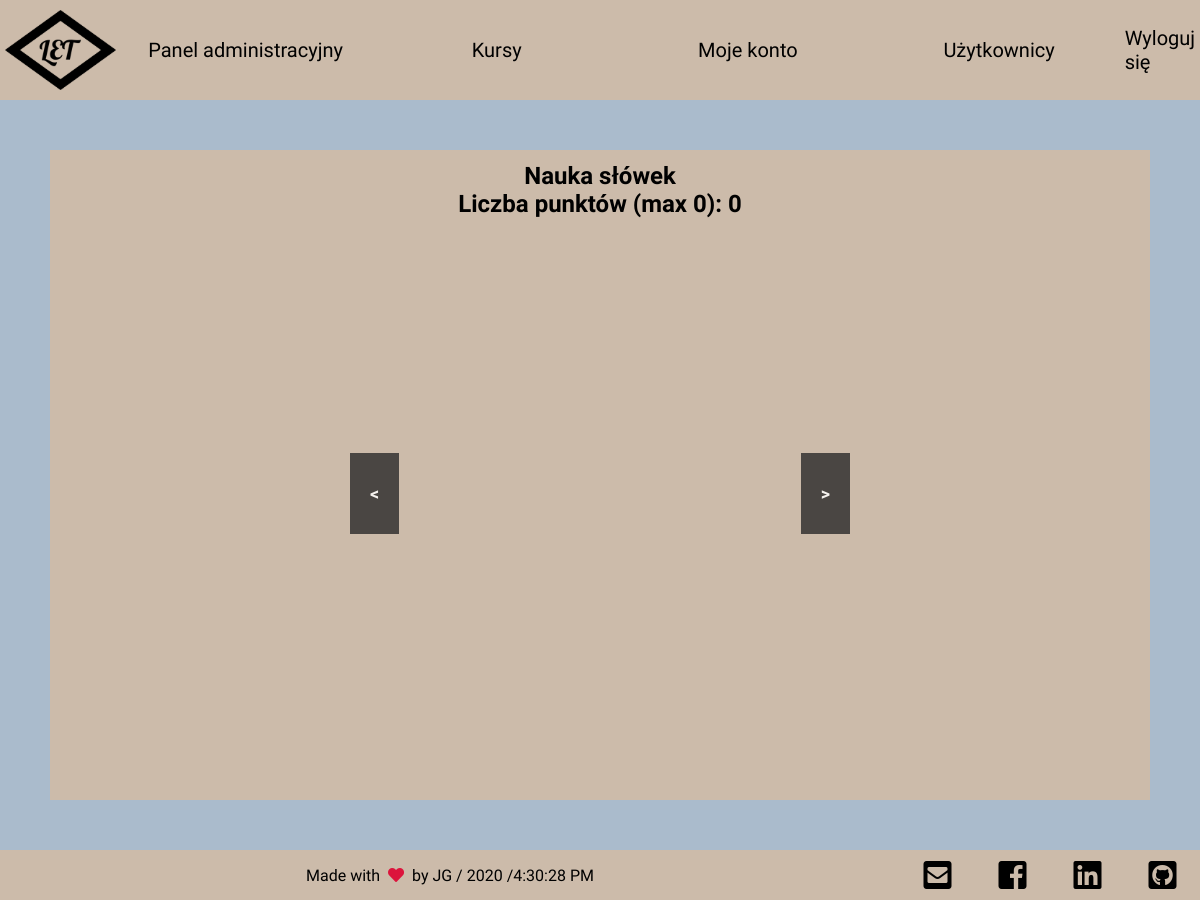
The app's page /pol-to-eng.php (signed in), older data.
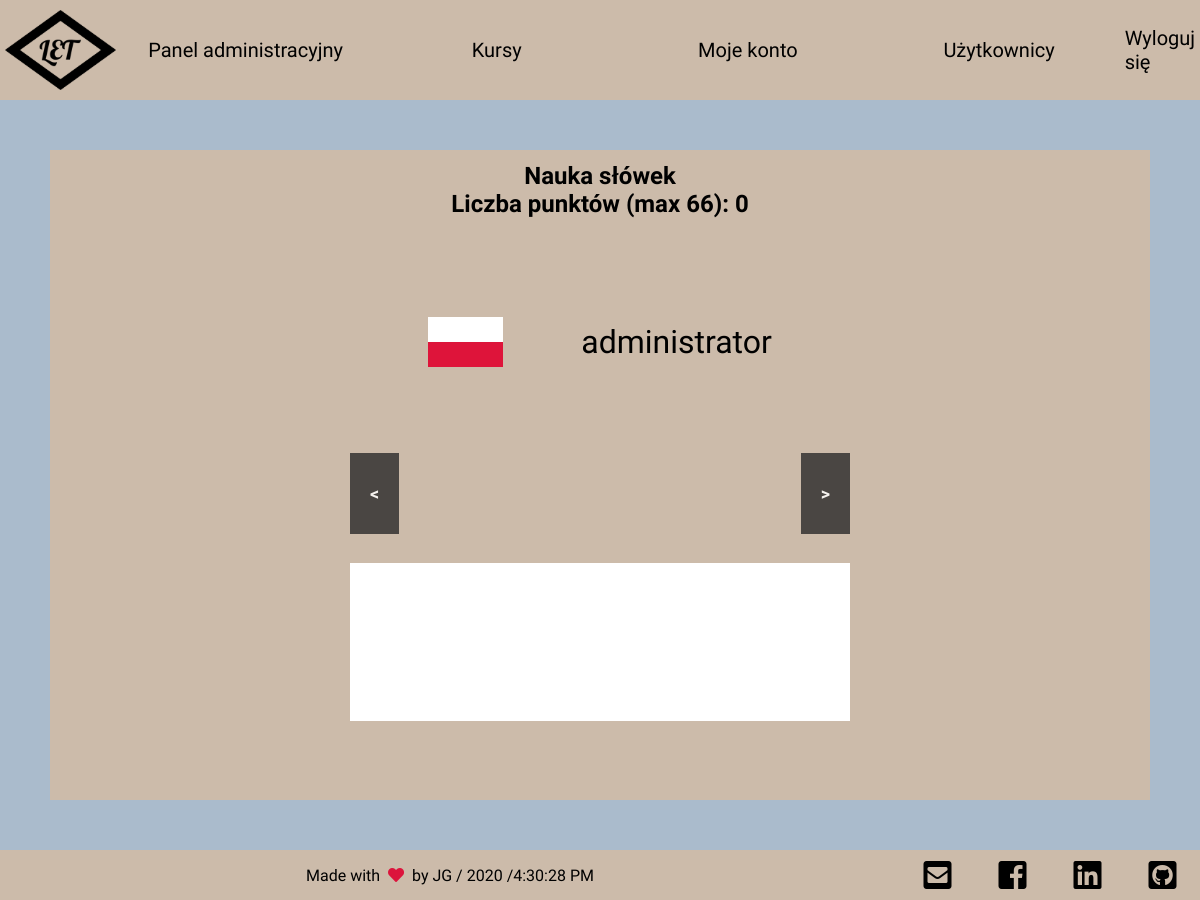
The same page, newer data.
### tables this page shows
CREATE TABLE `words` (
  `words_id` smallint(5) UNSIGNED NOT NULL,
  `polish` varchar(50) NOT NULL,
  `english` varchar(50) NOT NULL
);

### pol-to-eng.php (the view, shortened to what this page needs)
<?php
  include("./scripts/connect.php");
?>
<!DOCTYPE html>
<html lang="pl-PL">
<head>
  <?php include("templates/head-tag.php"); ?>
</head>
<body>
  <div class="wrap">
    <?php
      if($_SESSION["user"]["admin_status"] === "admin") {
        include("templates/header-logged-admin.php");
      } else {
        include("templates/header-logged.php");
      }
    ?>
    <main class="main">
      <article class="article">
        <section class="article__section">
          <section class="courses">
            <section class="courses__course">
              <h2 class="course__entitle">
                Nauka słówek <br>
                <p></p>
              </h2>
              <div class="course__content">
                <div class="arrows">
                  <a href="#" class="control_next">></a>
                  <a href="#" class="control_prev"><</a>
                </div>
                <div id="slider1">
                  <?php
                    $sql = "SELECT `polish`, `english` FROM `words`;";
                    $res = mysqli_query($link, $sql);
                    $j = 1;
                    echo "<ul class='list'>";
                    while($row = mysqli_fetch_assoc($res)) {
                      echo "<li class='polish'><img src='/let/images/poland.jpg'>$row[polish] <span class='$j'>$row[english]</span></li>";
                      $j++;
                    }
                    echo "</ul>";
                    ?>
                </div>
                <div id="slider2">
                  <?php
                    $sql = "SELECT `english` FROM `words`;";
                    $res = mysqli_query($link, $sql);
                    $i = 1;
                    echo "<form class='list'>";
                    while($row = mysqli_fetch_assoc($res)) {
                      echo "<input type='text' class='$i'>";
                      $i++;
                    }
                    echo "</form>";
                  ?>
                </div>
              </div>
            </section>
          </section>
        </section>
      </article>
    </main>
    <?php include("templates/footer.php"); ?>
  </div>
</body>
</html>

### templates/head-tag.php (shortened to what this page needs)
<link rel="stylesheet" href="https://cdnjs.cloudflare.com/ajax/libs/font-awesome/5.1.0/css/all.css">
<link rel="stylesheet" href="./styles/style.css">

### templates/header-logged-admin.php
<header class="header">
  <h1 class="header__entitle">
    <a href="/let/admin-panel.php" class="header__link link" title="LET Strona główna (zalogowany)">
      <img src="/let/images/logo.png" alt="LET logo" class="header__logo">
    </a>
  </h1>
  <nav class="nav">
    <ul class="nav__list">
      <li class="nav__item <?php if($currentPage == "Admin panel") print 'active' ?>">
        <a href="/let/admin-panel.php" class="nav__link link">Panel administracyjny</a>
      </li>
      <li class="nav__item <?php if($currentPage == "Courses") print 'active' ?>">
        <a href="/let/courses.php" class="nav__link link">Kursy</a>
      </li>
      <li class="nav__item <?php if($currentPage == "My account") print 'active' ?>">
        <a href="/let/my-account.php" class="nav__link link">Moje konto</a>
      </li>
      <li class="nav__item <?php if($currentPage == "Users") print 'active' ?>">
        <a href="/let/users.php" class="nav__link link">Użytkownicy</a>
      </li>
      <li class="nav__item" style="width: 30%;">
        <a href="/let/logout.php" class="nav__link link">Wyloguj się</a>
      </li>
    </ul>
  </nav>
</header>

### templates/footer.php
<footer class="footer">
  <p class="footer__copyright">
    Made with &nbsp;<i class='fa fa-heart'></i>&nbsp; by JG /
    <?php echo date("Y"), ' / '; ?>
    <span class="footer__time"></span>
  </p>
  <p class="footer__socials">
    <a href="mailto:gawronskijakub0@gmail.com" class="footer__link link">
      <i class="fas fa-envelope-square"></i>
    </a>
    <a href="https://www.facebook.com/gawronskijakub" class="footer__link link">
      <i class="fab fa-facebook-square"></i>
    </a>
    <a href="https://www.linkedin.com/in/jakub-gawro%C5%84ski-51a14a18b/" class="footer__link link">
      <i class="fab fa-linkedin"></i>
    </a>
    <a href="https://github.com/gawronskijakub" class="footer__link link">
      <i class="fab fa-github-square"></i>
    </a>
  </p>
</footer>

Row changes from the older to the newer data that the page shows:
added words: polish "administrator"
Text that changed along with them:
text written by a page script: "Liczba punktów (max 0): 0" → "Liczba punktów (max 66): 0"
